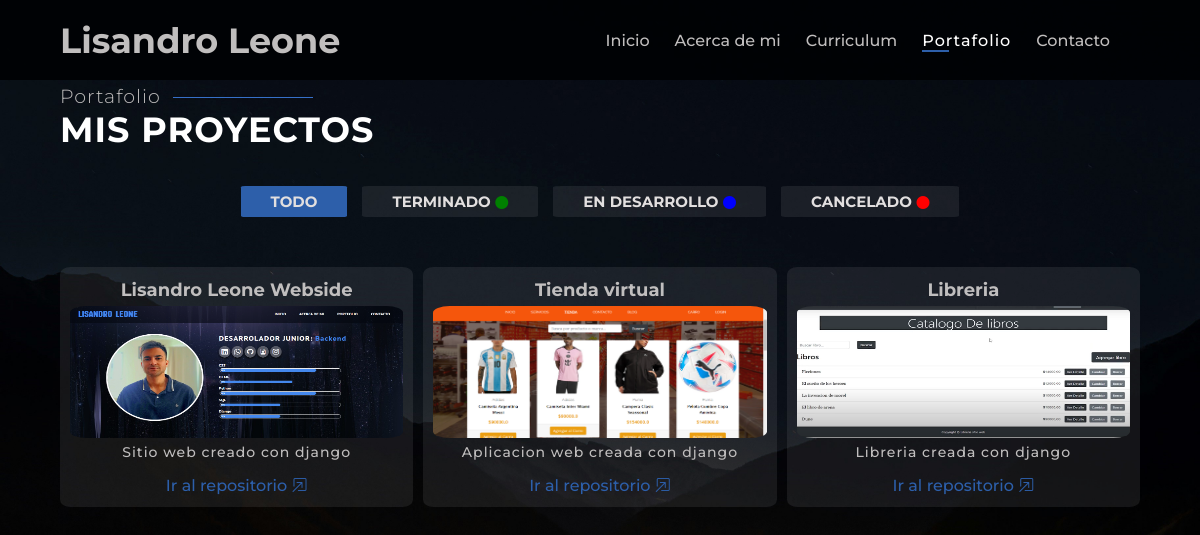
/portfolio/, run on an earlier commit of the app's database.
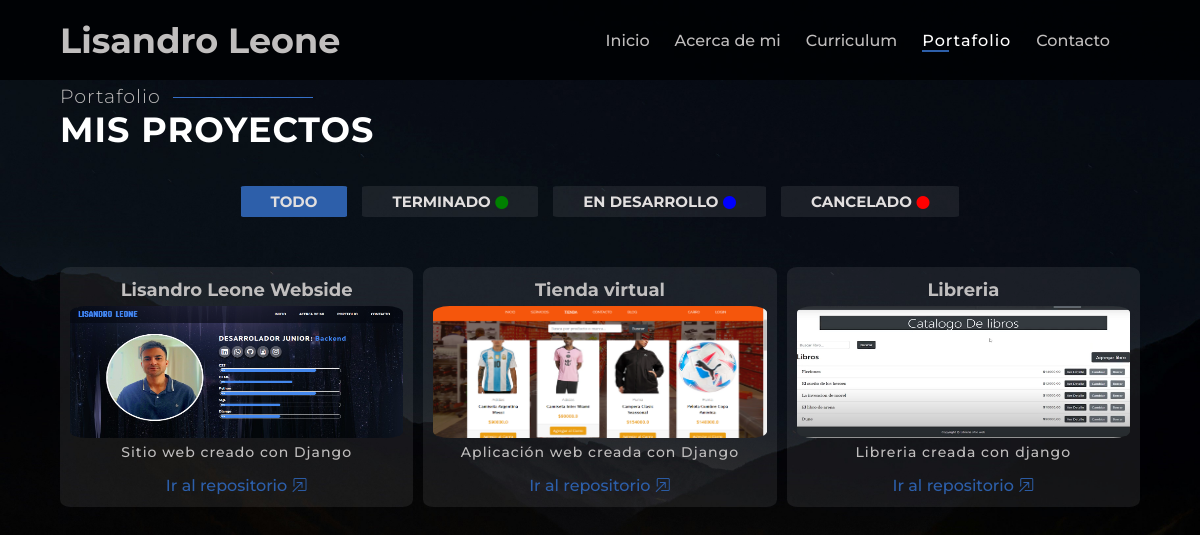
And on a later commit of the database.
### portfolio/models.py (models this page shows, shortened)
class Proyectos(models.Model):
    ESTADO_CHOICES = [
        ('en_desarrollo', 'En Desarrollo'),
        ('terminado', 'Terminado'),
        ('pausado', 'Pausado'),
        ('cancelado', 'Cancelado'),
    ]
    nombre = models.CharField(max_length=200)
    descripcion = models.TextField()
    fecha_inicio = models.DateField()
    fecha_finalizacion = models.DateField(null=True, blank=True)
    imagen = models.ImageField(null=True,blank=True,upload_to='imgs')
    estado = models.CharField(max_length=20, choices=ESTADO_CHOICES, default='en_desarrollo')
    url = models.URLField(max_length=200,null=True,blank=True)
    class Meta:
        verbose_name = 'Proyecto'
        verbose_name_plural = 'Proyectos'

### portfolio/views.py (the view)
# urls.py: path('', proyectos_lista, name='proyectos_lista'),
def proyectos_lista(request):
    estado = request.GET.get('estado', None)
    if estado and estado in dict(Proyectos.ESTADO_CHOICES).keys():
        proyectos = Proyectos.objects.filter(estado=estado)
    else:
        proyectos = Proyectos.objects.all()
    return render(request, 'proyectos_lista.html', {'proyectos': proyectos})

### portfolio/templates/proyectos_lista.html
{% extends 'lisandro/base.html' %}
{% load static %}
{% block content %}
<section>
    <div class="titulos">
        <h2 class="titulo-secundario titulo-portfolio">Portafolio</h2>
        <h1 class="titulo-principal">Mis proyectos</h1>
    </div>
    <div class="filtros-container">
        <ul class="filtros-list">
            <li class="{% if not request.GET.estado %} active {% endif %}">
                <a class="filtros-option" href="{% url 'portfolio:proyectos_lista' %}">Todo</a>
            </li>
            <li class="{% if request.GET.estado == 'terminado' %} active {% endif %}">
                <a class="filtros-option" href="{% url 'portfolio:proyectos_lista' %}?estado=terminado">Terminado</a>
                <i class="bi bi-circle-fill" style="color: green; font-size: small;"></i>
            </li>
            <li class="{% if request.GET.estado == 'en_desarrollo' %} active {% endif %}">
                <a class="filtros-option" href="{% url 'portfolio:proyectos_lista' %}?estado=en_desarrollo">En desarrollo</a>
                <i class="bi bi-circle-fill" style="color: blue; font-size: small;"></i>
            </li>
            <li class="{% if request.GET.estado == 'cancelado' %} active {% endif %}">
                <a class="filtros-option" href="{% url 'portfolio:proyectos_lista' %}?estado=cancelado">Cancelado</a>
                <i class="bi bi-circle-fill" style="color: red; font-size: small;"></i>
            </li>
        </ul>
    </div>
    <div class="portafolio-container">
        {% for proyecto in proyectos %}
        <div class="portafolio-item">
            <div class="portafolio-wrap">
                <h4>{{ proyecto.nombre }}</h4>
                <img src="{{ proyecto.imagen.url }}" class="portafolio-img">
                <p class="parrafo">{{ proyecto.descripcion }}</p>
                <a href="{{proyecto.url}}">Ir al repositorio <i class="bi bi-box-arrow-in-up-right"></i></a>
            </div>
        </div>
        {% endfor %}
    </div>
</section>
{% endblock  %}

### lisandro/templates/lisandro/base.html (shortened to what this page needs)
<!DOCTYPE html>
<html lang="en">
<head>
    {% load static %}
    <link rel="stylesheet" href="{% static 'lisandro/css/styles.css' %}">
    <link rel="stylesheet" href="https://cdn.jsdelivr.net/npm/bootstrap-icons@1.11.3/font/bootstrap-icons.min.css">
</head>
<body>
    <header class="header">
        <div class="header__nombre">
            <span>Lisandro Leone</span>
        </div>
        <nav class="header__nav">
            <ul class="header__nav-list">
                <li class="header__nav-item "><a href="{% url 'lisandro:home' %}" class="{% if request.path == '/' %} active {% endif %}">Inicio</a>
                <li class="header__nav-item"><a href="{% url 'lisandro:about' %}" class="{% if request.path == '/about' %} active {% endif %}">Acerca de mi</a></li>
                <li class="header__nav-item"><a href="{% url 'lisandro:curriculum' %}" class="{% if request.path == '/curriculum' %} active {% endif %}">Curriculum</a></li>
                <li class="header__nav-item"><a href="{% url 'portfolio:proyectos_lista' %}" class="{% if request.path == '/portfolio/' %} active {% endif %}">Portafolio</a></li>
                <li class="header__nav-item"><a href="{% url 'contacto:contacto' %}" class="{% if request.path == '/contacto/' %} active {% endif %}">Contacto</a></li>
            </ul>
        </nav>
    </header>
    {% block content %}
    {% endblock content %}
    </body>
</html>

### lisandro/static/lisandro/css/styles.css (style rules this page uses)
body { box-sizing: border-box; background-color: transparent; margin: 0; background-image: url("../img/fondo3-d.jpg"); background-size: cover; background-position: center center; background-repeat: no-repeat; background-attachment: fixed; font-family: "Montserrat", sans-serif; font-weight: 700; font-style: normal; --color-principal: #fff; --color-secundario: #c0bebe; --color-terciario: #e2dfdf; --color-decoracion: rgb(45, 95, 170); --color-decoracion-2:rgb(54, 112, 201); --color-decoracion-3:rgb(32, 114, 236); }
* { box-sizing: border-box; }
body, header, nav, h1, div, ul, li, main, h1, h2, h3, h4, h5, h6, p, section { margin: 0; padding: 0; }
.header { background-color: rgba(1, 3, 5, 0.95); display: flex; height: 80px; justify-content: space-between; font-family: "Montserrat", sans-serif; font-weight: 700; font-style: normal; align-items: center; padding: 10px 0px; position: relative; position: sticky; top: 0; z-index: 1000; }
.header__nombre { color: var(--color-secundario); margin-left: 60px; font-family: "Montserrat", sans-serif; font-weight: 700; font-style: normal; font-size: 35px; transition: all 0.5s; z-index: 1100; }
.header__nav-list { width: auto; display: flex; justify-content: space-between; margin-right: 90px; gap: 25px; }
.header__nav-item { list-style: none; }
.header__nav-item a { position: relative; text-decoration: none; color: var(--color-secundario); font-weight: 500; transition: color 0.7s, font-size 0.7s, letter-spacing 0.7s; }
.header__nav-item a::before { content: ''; position: absolute; left: 0; bottom: -2px; width: 0; height: 2px; background-color: var(--color-decoracion); transition: width 0.7s ease-in-out; }
.header__nav-item a:hover::before, .header__nav-item a.active::before { width: 30%; }
.header__nav-item a:hover, .header__nav-item a.active { border-bottom: none; font-size: 16px; letter-spacing: 1px; color: var(--color-principal); }
.titulo-principal { letter-spacing: 1px; font-size: 35px; text-transform: uppercase; margin-bottom: 10px; color: var(--color-principal); }
.titulo-secundario { display: inline-block; position: relative; margin-top: 5px; font-size: 19px; font-weight: 300; letter-spacing: 1px; transition-property: letter-spacing; transition-duration: 1s; color: var(--color-secundario); z-index: -1; }
.titulo-secundario::before { content: ''; position: absolute; width: 140px; height: 1px; background-color: var(--color-decoracion-2); top: 12px; left: 145px; transition: all 0.5s; }
section { width: 90vw; margin: auto; }
.titulo-portfolio::before { left: 113px; }
.filtros-container { width: 90dvw; margin-top: 35px; }
.filtros-list { display: flex; flex-direction: row; flex-wrap: wrap; justify-content: center; gap: 10px 15px; }
.filtros-list li { border-radius: 4%; list-style: none; padding: 6px 30px; background-color: rgba(255, 255, 255, 0.08); }
.filtros-list li.active { background-color: var(--color-decoracion); }
.filtros-list a { text-decoration: none; color: var(--color-terciario); text-transform: uppercase; font-size: 15px; }
.portafolio-container { margin-top: 50px; margin-bottom: 25px; display: grid; grid-template-columns: repeat(3, minmax(200px, 400px)); grid-template-rows: 240px; gap: 10px; }
.portafolio-item { background-color: rgba(255, 255, 255, 0.08); border-radius: 3%; }
.portafolio-wrap { display: flex; flex-direction: column; height: 100%; justify-content: center; transition: all .35s ease; text-align: center; gap: 5px; padding: 12px 10px; position: relative; color: var(--color-secundario); }
.portafolio-wrap::before, .portafolio-wrap::after { content: ''; height: 26px; width: 26px; position: absolute; transition: all .35s ease; opacity: 0; }
.portafolio-wrap::before { content: ''; right: 0; top: 0; border-top: 3px solid var(--color-principal); border-right: 3px solid var(--color-principal); transform: translate(-100%, 50%); }
.portafolio-wrap:after { content: ''; left: 0; bottom: 0; border-bottom: 3px solid var(--color-principal); border-left: 3px solid var(--color-principal); transform: translate(100%, -50%) }
.portafolio-img { overflow: hidden; border-radius: 5%; max-width: 100%; }
.portafolio-wrap p { font-size: 14px; font-weight: 500; letter-spacing: 1px; }
.portafolio-wrap a { text-decoration: none; font-weight: 500; font-size: 16px; color: var(--color-decoracion); transition: color 1s ease; margin-top: 10px; }
.portafolio-wrap h4 { font-size: 18px; }

What changed in the data, as far as the page shows it:
changed Proyectos "Lisandro Leone Webside": descripcion "Sitio web creado con django" → "Sitio web creado con Django"
changed Proyectos "Tienda virtual": descripcion "Aplicacion web creada con django" → "Aplicación web creada con Django"
